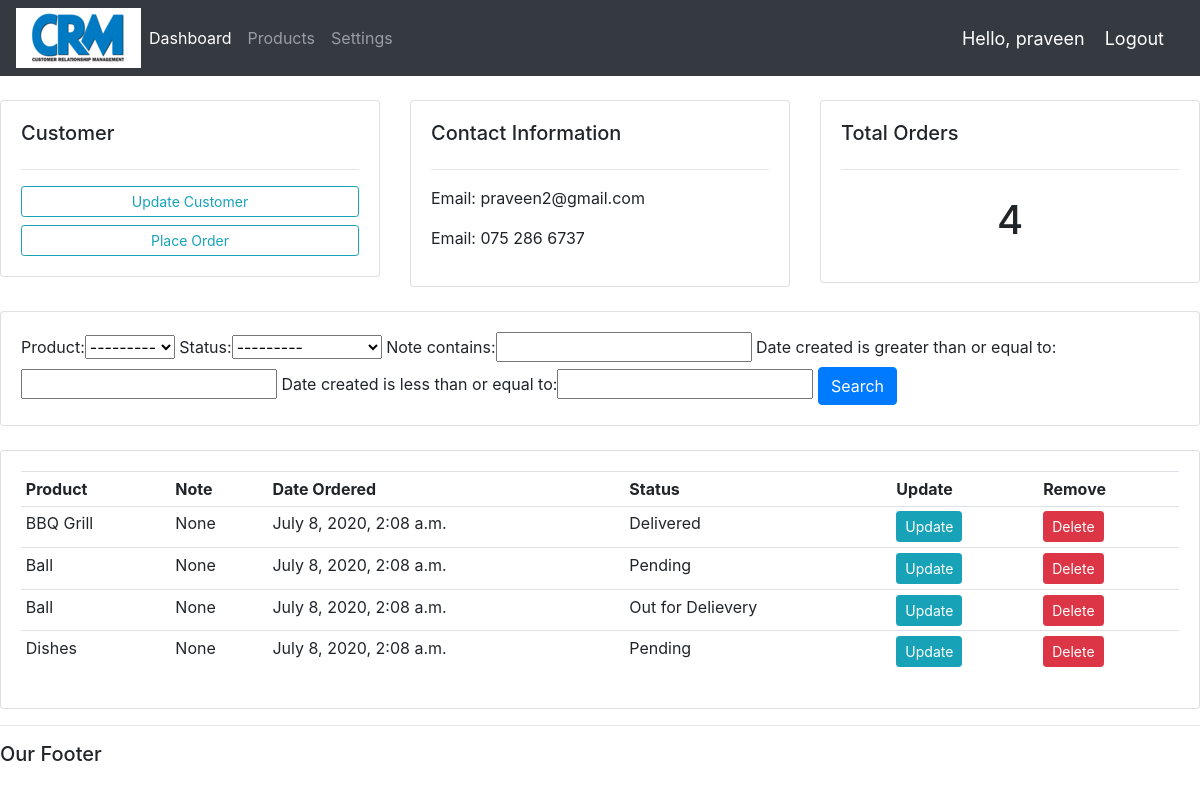
The page /customer/7/ (signed in) on the database its author committed.
### accounts/models.py (models this page shows, shortened)
class Customer(models.Model):
    user = models.OneToOneField(User, null=True, blank=True, on_delete=models.CASCADE)
    name = models.CharField(max_length=200, null=True)
    phone = models.CharField(max_length=200, null=True)
    email = models.CharField(max_length=200, null=True)
    profile_pic = models.ImageField(default="propic1.jpg", null=True, blank=True)
    date_created = models.DateTimeField(auto_now_add=True, null=True)

class Order(models.Model):
    STATUS = (
        ('Pending', 'Pending'),
        ('Out for Delievery', 'Out for Delievery'),
        ('Delivered', 'Delivered')
    )
    customer = models.ForeignKey(Customer, null=True, on_delete=models.SET_NULL)
    product = models.ForeignKey(Product, null=True, on_delete=models.SET_NULL)
    date_created = models.DateTimeField(auto_now_add=True, null=True)
    status = models.CharField(max_length=200, null=True, choices=STATUS)
    note = models.CharField(max_length=1000, null=True)

class Product(models.Model):
    CATEGORY = (
        ('Indoor', 'Indoor'),
        ('Out Door', 'Out Door')
    )
    name = models.CharField(max_length=200, null=True)
    price = models.FloatField(null=True)
    category = models.CharField(max_length=200, null=True, choices=CATEGORY)
    description = models.CharField(max_length=200, null=True, blank=True)
    date_created = models.DateTimeField(auto_now_add=True, null=True)
    tags = models.ManyToManyField(Tag)
    def __str__(self):
        return self.name

### accounts/decorators.py (the view)
        def wrapper_func(request, *args, **kwargs):
            group = None
            if request.user.groups.exists():
                group = request.user.groups.all()[0].name
            if group in allowed_roles:
                return view_func(request, *args, **kwargs)
            else:
                return HttpResponse('You are not allowed to View this Page')
            return view_func(request, *args, **kwargs)

### accounts/views.py (called while the page is built)
@login_required(login_url='login')
@allowed_users(allowed_roles=['admin'])
def customer(request, pk_test):
    customer = Customer.objects.get(id=pk_test)
    orders = customer.order_set.all()
    order_count = orders.count()
    myFilter = OrderFilter(request.GET, queryset=orders)
    orders = myFilter.qs
    context = {'customer': customer, 'orders': orders, 'order_count': order_count,
               'myFilter': myFilter}
    return render(request, 'accounts/customer.html', context)

### accounts/templates/accounts/customer.html
{% extends 'accounts/main.html' %}
{% block content %}
<br>
<div class="row">
    <div class="col-md">
        <div class="card card-body">
            <h5>Customer</h5>
            <hr>
            <a class="btn btn-outline-info btn-sm btn-block" href="">Update Customer</a>
            <a class="btn btn-outline-info btn-sm btn-block" href="{% url 'create_order' customer.id %}">Place Order</a>
        </div>
    </div>
    <div class="col-md">
        <div class="card card-body">
            <h5>Contact Information</h5>
            <hr>
            <p>Email: {{customer.email}}</p>
            <p>Email: {{customer.phone}}</p>
        </div>
    </div>
    <div class="col-md">
        <div class="card card-body">
            <h5>Total Orders</h5>
            <hr>
            <h1 style="text-align: center;padding: 10px">{{order_count}}</h1>
        </div>
    </div>
</div>
<br>
<div class="row">
    <div class="col-md">
        <div class="card card-body">
            <form method="get">
                {{myFilter.form}}
                <button class="btn btn-primary" type="submit">Search</button>
            </form>
        </div>
    </div>
</div>
<br>
<div class="row">
    <div class="col-md">
        <div class="card card-body">
            <table class="table table-sm">
                <tr>
                    <th>Product</th>
                    <th>Note</th>
                    <th>Date Ordered</th>
                    <th>Status</th>
                    <th>Update</th>
                    <th>Remove</th>
                </tr>
                {% for order in orders %}
                    <tr>
                        <td>{{order.product}}</td>
                        <td>{{order.note}}</td>
                        <td>{{order.date_created}}</td>
                        <td>{{order.status}}</td>
                        <td><a class="btn btn-sm btn-info" href="{% url 'update_order' order.id %}">Update</a> </td>
                        <td><a class="btn btn-sm btn-danger" href="{% url 'delete_order' order.id %}">Delete</a> </td>
                    </tr>
                {% endfor %}
            </table>
        </div>
    </div>
</div>
{% endblock %}

### accounts/templates/accounts/navbar.html (shortened to what this page needs)
{% load static %}
<nav class="navbar navbar-expand-lg navbar-dark bg-dark">
  <img src="{% static 'images/abc.png' %}">
  <div class="collapse navbar-collapse" id="navbarNav">
    <ul class="navbar-nav">
      {% if request.user.is_staff %}
      <li class="nav-item active">
        <a class="nav-link" href="{% url 'home' %}">Dashboard<span class="sr-only">(current)</span></a>
      </li>
      <li class="nav-item">
        <a class="nav-link" href="{% url 'products' %}">Products</a>
      </li>
      {% endif %}
      <li class="nav-item">
        <a class="nav-link" href="{% url 'account' %}">Settings</a>
      </li>
    </ul>
  </div>
  <span class="hello-msg">Hello, {{request.user}}</span>
  <span><a class="hello-msg" href="{% url 'logout' %}">Logout</a> </span>
</nav>

### static/css/main.css (style rules this page uses)
body { background-color: #ebeffs; }

### accounts/templates/accounts/navbar.html (style rules this page uses)
.hello-msg { font-size: 18px; color: #fff; margin-right: 20px; }

### rows shown on the page
Customer: email "praveen2@gmail.com", phone "075 286 6737"
Order: product "BBQ Grill", note "None", date_created "July 8, 2020, 2:08 a.m.", status "Delivered"
Order: product "Ball", note "None", date_created "July 8, 2020, 2:08 a.m.", status "Pending"
Order: product "Ball", note "None", date_created "July 8, 2020, 2:08 a.m.", status "Out for Delievery"
Order: product "Dishes", note "None", date_created "July 8, 2020, 2:08 a.m.", status "Pending"

### other values the page prints
{{ request.user }} "praveen"
{{ order_count }} "4"
